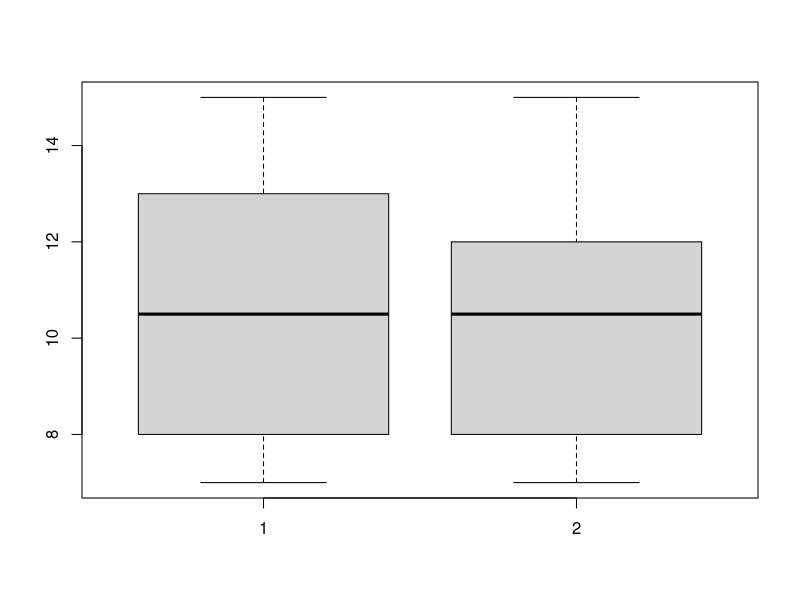
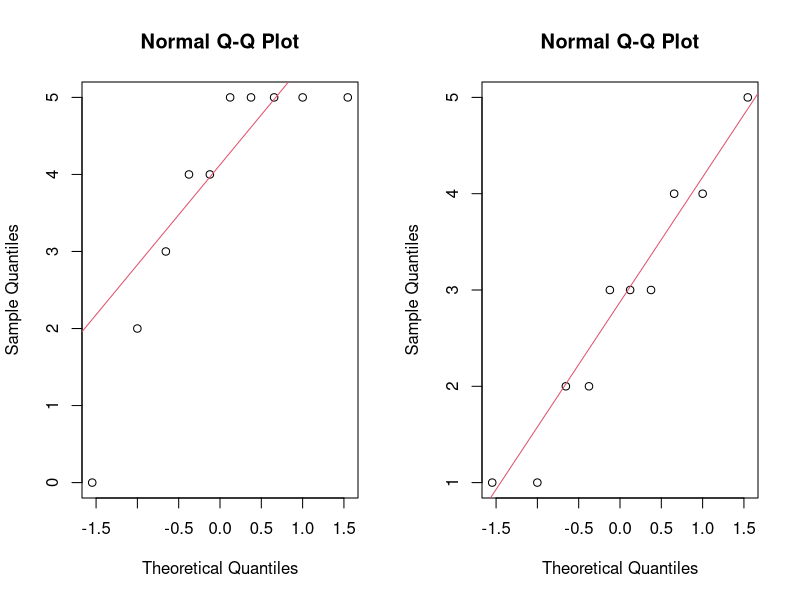
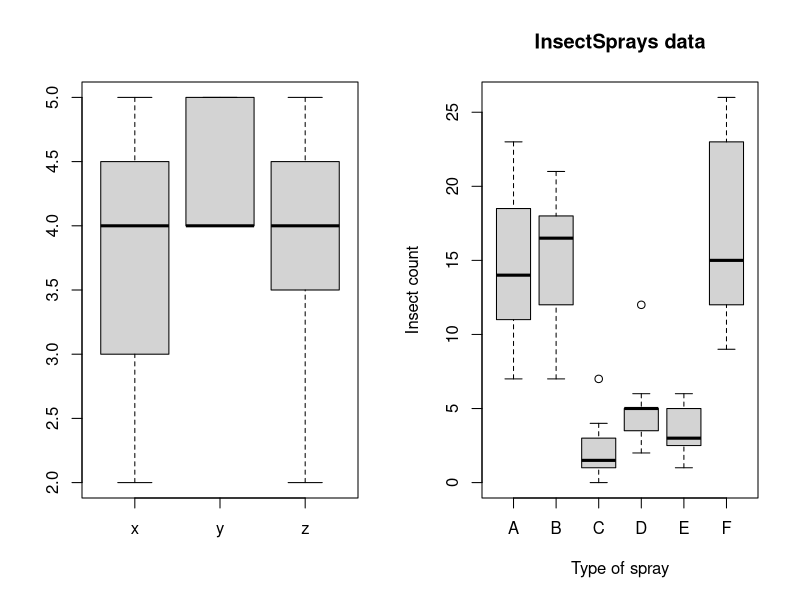
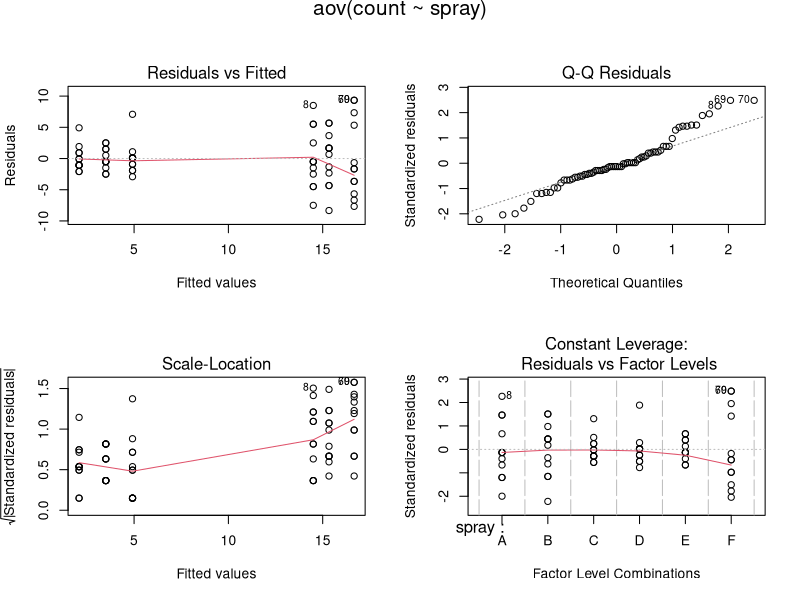
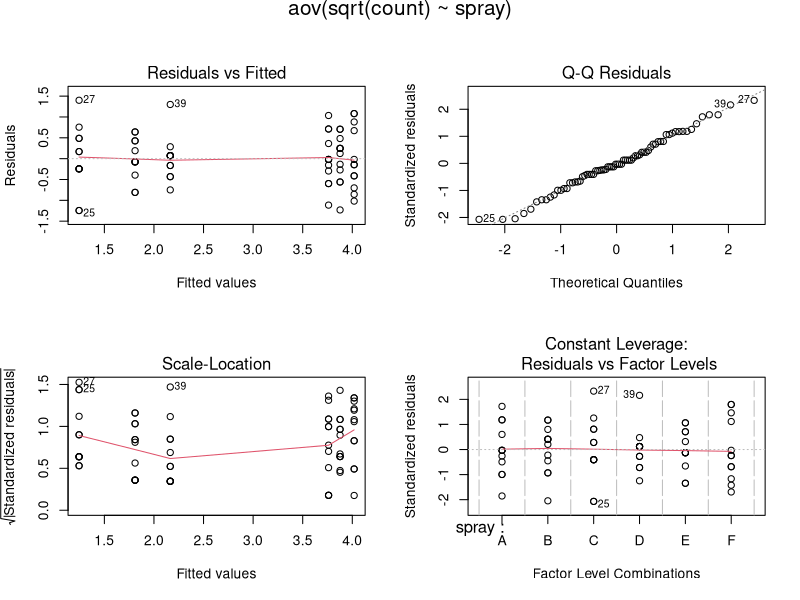

R code for these plots, in order:
## ---- chunk 1
knitr::opts_chunk$set(echo = TRUE)
library(ggplot2)
## ---- chunk 2
table(diamonds$color)
tbl_color_cut <-table(diamonds$color,diamonds$cut)
summary(tbl_color_cut)#test independene
quantile(diamonds$price,c(.05 , .95))
t <-scale(diamonds$price) # normalize data
head(t)

## ---- chunk 3
## 2.1: Consider a survey asking 100 randomly selected people if they had 
## breakfast on Saturday morning. 
## Suppose 42 people say yes. Does this support the 
## hypothesis that the true proportion is 50%? 

prop.test(x =42 , n =100 , alternative = "two.sided" , conf.level = .95 , correct = TRUE)
# data:  42 out of 100, null probability 0.5
# X-squared = 2.25, df = 1, p-value = 0.1336
# alternative hypothesis: true p is not equal to 0.5
# 95 percent confidence interval:
#  0.3233236 0.5228954
# sample estimates:
#    p 
# 0.42 
## change values you can using manipulate function to discover more
prop.test(x =50 , n =100 , alternative = "two.sided" , conf.level = .95 , correct = TRUE)
## ---- chunk 4
## 2.2: What if we ask 1000 people and 420 say yes. 
## Does this still support the 
## null hypothesis that p = 0.5? 
prop.test(x =470 , n =1000 , alternative = "two.sided" , conf.level = .95 , correct = TRUE)

## ---- chunk 5
## 3.1: Suppose a flash light manufacturer claims a customer gets 
## 25 hours of light on average on a full charge. 
## A consumer group asks 10 owners of this flashlight to calculate 
## their hours of usage on a full charge and the mean value was 22 
## with a standard deviation of 1.5.
## Is the manufacturer's claim supported? 

## In this case H0: mu = 25 against the one-sided 
## alternative hypothesis that mu < 25. 
## To test using R we simply need to tell R about the type of test. 
## (As well, we need to convince ourselves that the t-test is appropriate 
## for the underlying parent population.) 

## For this example, the built-in R function 
## t.test isn't going to work as the data is already summarized 
## so we are on our own. We need to calculate the test statistic and then 
## find the p-value. 
xbar =22
s =1.5
n = 10
## Compute the t statistic. Note we assume mu = 25 under H0 
t<- (xbar-25)/(s/sqrt(n))

## Calculate the t statistic
pt(t,df=n-1)

## Now use pt to get the distribution function of t 
## To get the p-value
# 6.846828e-05 reject the null hypothesis
## ---- chunk 6
## 3.2: The following is the results of the measurements on each of 
## 6 randomly selected members of a population whose distribution is 
## normal with unknown mean and unknown variance: 11,19,16,21,24,27
## Test the hypothesis mu = 14.0 against the alternative mu > 14.0 
## at 5% level of significance.

result <- c(11,19,16,21,24,27)
t.test(result , mu = 14 ,alternative = "greater")
## ---- chunk 7
###########################################################
## Task Four: Two sample test for proportions
## In this task, we will learn how perform hypothesis test
## for proportions for two samples 
###########################################################

## 4.1: A survey is taken two times over the course of two weeks. 
## The pollsters wish to see if there is a difference in the results 
## as there has been a new advertising campaign run. 
## Here is the data:

Week1 <- c(45,35)
Week2 <- c(56,47) 
advert <- data.frame(Week1, Week2)
rownames(advert) <- c("Favorable", "Unfavorable")  
advert

## The standard hypothesis test is H0 : P1 = P2 against the alternative
## (two-sided) HA: P1 neq P2.
## The function prop.test is used to being called 
## as prop.test(x,n) where x is the number favorable and n is the total. 
## Here it is no different, but since there are two xs it looks slightly 
## different as follows:
prop.test(c(45,56) ,c(sum(Week1) , sum(Week2)))
## ---- chunk 8
###########################################################
## Task Five: Two sample test for means
## In this task, we will learn how to perform hypothesis test
## for means for two samples with equal and unequal variances
###########################################################

## 5.1: Suppose the recovery time for patients taking a new drug is 
## measured (in days). A placebo group is also used 
## to avoid the placebo effect. The data is as follows:

withdrug <- c(15,12,13,7,9,8)
placebo <- c(15,11,8,12,10,7)

## Plot a boxplot for the two variables
boxplot(withdrug , placebo)

## The boxplot supports the assumptions of equal variances and normality.

## Calculate the variances
var(withdrug)
var(placebo)
## We now test the null hypothesis of equal means against the one-sided 
## alternative that the drug group has a smaller mean. 
t.test(withdrug,placebo,alternative = "less" ,var.equal = TRUE)

## 5.2: Two-sampled t-test with unequal variances
## Let's use the same example as above, but assuming unequal variances
t.test(withdrug,placebo,alternative = "less" )

## ---- chunk 9
###########################################################
## Task Six: Matched Samples
## In this task, we will learn how to test hypothesis for matched samples
###########################################################

## 6.1: In order to promote fairness in grading an entrance examination, each  
## candidate was graded twice by different graders. Based on the grades, 
## can we see if there is a difference between the two graders? 

grader1 <- c(3, 0, 5, 2, 5, 5, 5, 4, 4, 5) 
grader2 <- c(2, 1, 4, 1, 4, 3, 3, 2, 3, 5) 

## Clearly there are differences. Are they described by random fluctuations 
## (mean mu is 0), or is there a bias of one grader over another? 
## (mean mu neq 0)

## We should check the assumption of normality with normal plots
par(mfrow = c(1,2))
qqnorm(grader1)
qqline(grader1,col =2)
qqnorm(grader2)
qqline(grader2,col =2)
## A matched sample test will give us some insight. 
## We apply the t-test as follows: 
t.test(grader1 , grader2 , paired = TRUE ,alternative = "two.sided")
## ---- chunk 10
## 2.1: The letter distribution of the 5 most popular letters in the 
## English language is known to be approximately:
## Letter: E,T,N,R,O Frequency: 29, 21, 17, 17, 16.
## That is when either E,T,N,R,O appear, on average 29 times out of 100 
## it is an E and not the other 4. 
letterprop <- c(29, 21, 17, 17, 16)/100


## This information is useful in cryptography 
## to break some basic secret codes. 
## Suppose a text is analyzed and the number 
## of E,T,N,R and Os are counted. The following distribution is found 
## Letter: E,T,N,R,O Frequency:100,110,80,55,14
letterfreq <- c(100,110,80,55,14)

chisq.test(letterfreq , p = letterprop)
## ---- chunk 11
###########################################################
## Task Three: Chisquare tests: Test for independence
## In this task, we will learn how to use the chi-square test
## to test for independence for categorical variables
###########################################################

## 3.1: Suppose you find the following data on the severity of a crash 
## tabulated for the cases where the passenger had a seat belt, or did not. 
## We want to know if wearing a seat belt makes a difference? i.e. are 
## the two rows independent? The data is as follows:

yesbelt <- c(12813,647,359,42)
nobelt <-c(65963,4000,2642,303)

## Combine the two vectors row-wise using rbind
seatbelt<-rbind(yesbelt,nobelt)

## Add columns to the dataset
colnames(seatbelt) <- c("none","minimal","minor","major")

## Print the seatbelt data
seatbelt

## 3.2: Use chi-square to test for independence

chisq.test(seatbelt)

## ---- chunk 12
###########################################################
## Task Four: Chisquare tests: Test for homogeneity
## In this task, we will learn how to use the chi-square test
## to test for homogeneity
###########################################################

## 4.1: Let's roll a fair one, and a biased one and see 
## if the chi-square test can decide the difference.
## We roll the dice using the sample command
## First to roll the fair die 200 times and the biased one 100 times 
## and then tabulate as follows:
set.seed(1002)
die_fair <- sample(1:6 ,
                   size =200,
                   replace = TRUE ,
                   p= c(1,1,1,1,1,1)/6)


die_bias <- sample(1:6 ,
                   size =100,
                   replace = TRUE ,
                   p= c(0.5,0.5,1,1,1,2)/6)
## 4.2: Print the resulting frequency table
res_fair <- table(die_fair)
res_bias <- table(die_bias)
## 4.3: Combine the two tables using rbind()
res <-rbind(res_fair ,res_bias)

## 4.4: Do these appear to be from the same distribution? 
## We see that the biased coin has more sixes and 
## far fewer twos than we should expect. 
## So it clearly doesn't look so.
chisq.test(res)
## ---- chunk 13

###########################################################
## Task Five: Correlation
## In this task, we will learn how to calculate different 
## correlation coefficients
###########################################################
library(MASS)
## Quick hint
## 5.1: Use data() to see all in-built R datasets
data()

## 5.2: Load the "mammals" data to R workspace
data("mammals")

## 5.3: Let us explore the mammals dataset
head(mammals, 5)
tail(mammals)
summary(mammals)
names(mammals)

## 5.4: Calculate correlation using the mammals dataset

## Attach the mammals dataset
attach(mammals)

## Pearson moment correlation coefficient
cor(mammals, method = "pearson")

## Kendall correlation coefficient
cor(mammals, method = "kendall")

## Spearman's rank correlation coefficient
cor(mammals, method = "spearman")

## ---- chunk 14
###########################################################
## Task Six: Regression
## In this task, we will learn how to perform regression 
## analysis and interpret the results.
###########################################################

## 6.1: Simple linear regression

## Given the data below:
dist = c(253, 337,395,451,495,534,574)
speed = c(100,200,300,450,600,800,1000)
weight = c(100,230,75,120,105,300,450)

## 6.2: Create the model using the lm function
limodel <- lm(dist~speed)

## 6.3: View the output and results from the model
summary(limodel)
#outlierTest(limodel)
## 6.4: Create the model using the lm function
limodel2 <- lm(dist~speed + weight)
summary(limodel2)
## ---- chunk 15
###########################################################
## Task Seven: Analysis of Variance () - Part I
## In this task, we will learn how to perform one-way analysis
## of variance
###########################################################

## The method called analysis of variance (ANOVA) allows 
## one to compare means for more than 2 independent samples.

## 7.1: Suppose the following are 24 tests and 3 graders for a test
## Furthermore, suppose the grading scale is on the range 
## 1-5 with 5 being the best.

x = c(4,3,4,5,2,3,4,5)
y = c(4,4,5,5,4,5,4,4)
z = c(3,4,2,4,5,5,4,4)

## 7.2: Create a dataframe called "scores"
scores <- data.frame(x,y,z)

## 7.3: Check the distribution of the graders
boxplot(scores)

## 7.4: Stack the dataframe
scores <- stack(scores)     

## Print out scores to have a better idea
head(scores)

## 7.5: Let us unstack and see the difference
# scores <- unstack(scores)
names(scores)

## 7.6: Perform one way analysis of variance using oneway.test function

## Assume equal variance
oneway.test(values~ind,data = scores,var.equal = TRUE)
### this mean that the three vectors have same distribution 

## Assume unequal variance
oneway.test(values~ind,data = scores,var.equal = F)

## 7.7: Perform one way analysis of variance using anova function
df <- stack(data.frame(x,y,z))

anova(lm(values~ind , data =df))
## ---- chunk 16
###########################################################
## Task Eight: Analysis of Variance (ANOVA) - Part II
## In this task, we will learn how to perform one way ANOVA
## using the InsectSprays dataset
###########################################################

## 8.1: Load the InsectSprays data
data(InsectSprays)
names(InsectSprays)

## Unstack the data to have a better view
unstack(InsectSprays)

## 8.2: Create a boxplot
boxplot(count ~ spray, data = InsectSprays,
        xlab = "Type of spray", ylab = "Insect count",
        main = "InsectSprays data", varwidth = TRUE, col = "lightgray")

## 8.3: Create the ANOVA models

## Using the "anova" function
fm1 <- anova(lm(count ~ spray, data = InsectSprays))
fm1
## we reject the null h0 that say there is no difference between sprayes

## Using the "aov" function
fm2 <- aov(count ~ spray, data = InsectSprays)

## Print the result of the model

summary(fm2)

## Create plots for the anova model
graphs <- par(mfrow = c(2,2) ,oma = c(0,0,1.1,0))
plot(fm2)

## Using the "aov" function for square root of count
fmsqrt <- aov( sqrt(count) ~ spray, data = InsectSprays)
summary(fmsqrt)
plot(fmsqrt)



## ---- chunk 17
###########################################################
## Task Nine: The Kruskal-Wallis test
## In this task, we will learn how to perform the Kruskal-Wallis test
###########################################################

## 9.1: The Kruskal-Wallis test is a nonparametric test that can be 
## used in place of the one-way analysis of variance test if 
## the data is not normal


x = c(4,3,4,5,2,3,4,5)
y = c(4,4,5,5,4,5,4,4)
z = c(3,4,2,4,5,5,4,4)


scores <- data.frame(x,y,z)




## 7.4: Stack the dataframe
scores <- stack(scores) 

kruskal.test(values~ind , data = scores )

## they are same accept the null hypothesis

